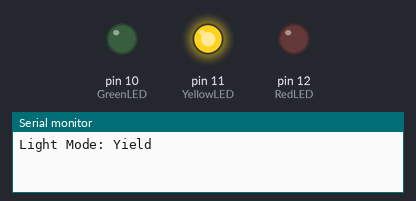
This sketch was run on a simulated Arduino Uno, built with avr-gcc and run on an emulated ATmega328P. On the bench: output pins drawn as LEDs (lit = HIGH), the last lines printed to the serial monitor.

Above: at 0.5 s.
At 3.5 s:
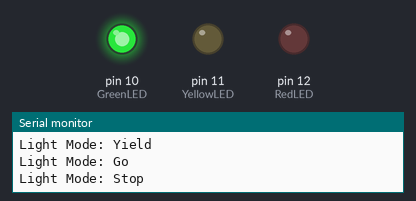
Timing chart, 0 to 7.8 s (numbered marks = the images above):
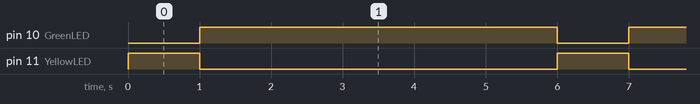

The sketch:

Digital_Traffic_Signal.ino
```cpp
int GreenLED = 10;
int YellowLED = 11;
int RedLED = 12;


void setup() {
  pinMode(GreenLED, OUTPUT);
  pinMode(YellowLED, OUTPUT);
  pinMode(RedLED, OUTPUT);

  digitalWrite(GreenLED,LOW);
  digitalWrite(YellowLED,LOW);
  digitalWrite(RedLED,LOW);

  Serial.begin(9600);
}

void loop() {
  digitalWrite(GreenLED,LOW);
  digitalWrite(YellowLED,HIGH);
  digitalWrite(RedLED,LOW);

  Serial.println("Light Mode: Yield");
  delay(1000);

  digitalWrite(GreenLED,HIGH);
  digitalWrite(YellowLED,LOW);
  digitalWrite(RedLED,LOW);

  Serial.println("Light Mode: Go");
  delay(2000);

  digitalWrite(GreenLED,HIGH);
  digitalWrite(YellowLED,LOW);
  digitalWrite(RedLED,LOW);

  Serial.println("Light Mode: Stop");
  delay(3000);
}
```

Measured:
- by itself, pin 10 (GreenLED): alternates HIGH for 5.0 s and LOW for 1.0 s
- by itself, pin 11 (YellowLED): alternates HIGH for 1.0 s and LOW for 5.0 s
